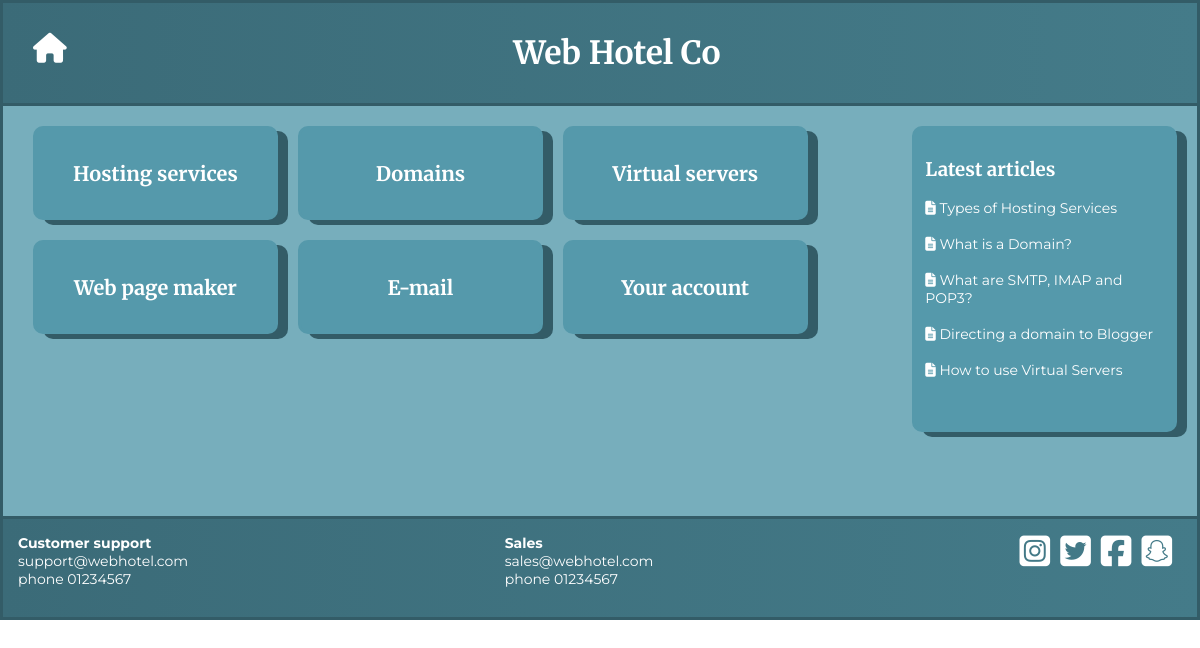
The page / on the database its author committed.
### tables this page shows
CREATE TABLE `categories` (
  `category_id` int(11) NOT NULL,
  `name` varchar(50) NOT NULL,
  `order_number` int(11) NOT NULL
);

CREATE TABLE `articles` (
  `article_id` int(11) NOT NULL,
  `title` varchar(200) NOT NULL,
  `text` text NOT NULL,
  `category_id` int(11) NOT NULL,
  `author` varchar(20) NOT NULL,
  `publish_date` date NOT NULL
);

### index.php (the view, shortened to what this page needs)
<!DOCTYPE html>
<html lang="en" dir="ltr">
  <head>
    <link rel="stylesheet" href="css/stylesheet.css">
  </head>
  <body>
    <div class="container">
    <?php include('header.php'); ?>
    <?php require_once('connection.php'); ?>
    <div class="category-container">
    <?php
    $sql = "SELECT name, category_id  FROM Categories ORDER BY order_number";
    $result = $conn->query($sql);
    if ($result->num_rows > 0) {
    	 while($row = $result->fetch_assoc()) {
         echo ('<div class="category">
                <a href="support-articles.php?categoryID='.$row["category_id"].'"> <h2>'.$row["name"].'</h2></a>
                </div>');
    	 }
    }
    ?>
    </div>
  <?php include('latest-articles.php'); ?>
  <?php include('footer.php'); ?>
    </div>
  </body>
</html>

### header.php (shortened to what this page needs)
<!DOCTYPE html>
<html lang="en" dir="ltr">
  <head>
  </head>
  <body>
    <div class="header">
    <h1 class="title">
      <a href="index.php"><i class="fa-solid fa-house"></i></a>
      Web Hotel Co</h1>
    </div>
  </body>
</html>

### latest-articles.php
<!DOCTYPE html>
<html lang="en" dir="ltr">
  <head>
  </head>
  <body>
    <?php require_once('connection.php') ; ?>
    <div class="right-column">
      <h3>Latest articles</h3>
      <?php
      $sql = "SELECT title, article_id FROM articles ORDER BY publish_date DESC LIMIT 10";
      $result = $conn->query($sql);
      if ($result->num_rows > 0) {
         while($row = $result->fetch_assoc()) {
             echo ' <a href="article.php?articleID='.$row["article_id"].'"><i class="fa-solid fa-file-lines"></i> '.$row["title"].'</a> <br><br>';
         }
      }
       ?>
    </div>
  </body>
</html>

### footer.php (shortened to what this page needs)
<!DOCTYPE html>
<html lang="en" dir="ltr">
<head>
</head>
  <body>
    <div class="footer">
      <div class="footer-info">
      <p><b>Customer support </b></p>
        <p>support@webhotel.com</p>
        <p>phone 01234567</p>
      </div>
      <div class="footer-info">
      <p><b>Sales</b></p>
      <p>sales@webhotel.com</p>
      <p>phone 01234567</p>
      </div>
      <div class="footer-info icons">
      <a href="https://www.instagram.com/"> <i class="fa-brands fa-square-instagram"></i></a>
      <a href="https://twitter.com/"> <i class="fa-brands fa-square-twitter"></i></a>
      <a href="https://www.facebook.com/"><i class="fa-brands fa-square-facebook"></i></a>
      <a href="https://www.snapchat.com/"><i class="fa-brands fa-square-snapchat"></i></a>
      </div>
    </div>
  </body>
</html>

### css/stylesheet.css (style rules this page uses)
body { margin: 0; }
.container { border-style: solid; background-color: #77aebc; border-color: #335c67; }
.header { margin-bottom: 10px; background-image: linear-gradient(to right, #3b6b78, #447b89); border-style: none none solid none; padding: 10px; border-color: #335c67; }
.title { text-align: center; margin: 0; color: white; }
.category-container { clear: both; float: left; }
.category { border-style: solid; margin: 10px; padding: 10px; float: left; background-color: #5599ab; border-color: #5599ab; border-radius: 10px; }
.category h2 { color: white; font-size: 20px; }
.right-column { float: left; border-style: solid; padding: 10px; margin: 10px; border-color: #5599ab; border-radius: 10px; background-color: #5599ab; }
.right-column h3 { color: white; }
.footer { clear: both; border-top-style: solid; padding: 10px; background-image: linear-gradient(to right, #3b6b78, #447b89); color: white; border-color: #335c67; }
a { text-decoration: none; color: white; }
p, a { font-family: 'Montserrat', sans-serif; font-size: 14px; }
h1, h2, h3 { font-family: 'Merriweather', serif; color: #335c67; }
.fa-house { font-size: 30px; float: left; text-align: center; color: white; }
.fa-brands { color: white; }
@media screen and (min-width: 320px) { .title { padding: 20px; } }
@media screen and (min-width: 320px) { .category-container { width: 85%; margin: 10px; } }
@media screen and (min-width: 320px) { .category { width: 100%; margin: 10px 0 10px 0; text-align: center; box-shadow: 5px 5px #335c67; } }
@media screen and (min-width: 320px) { .right-column { width: 85%; margin-bottom: 20px; min-height: 200px; box-shadow: 5px 5px #335c67; } }
@media screen and (min-width: 320px) { .footer { height: 190px; margin: 0; } }
@media screen and (min-width: 320px) { .footer-info p { margin: 0; } }
@media screen and (min-width: 320px) { .footer-info { width: 100%; margin: 10px; } }
@media screen and (min-width: 320px) { .fa-brands { font-size: 35px; margin-right: 5px; } }
@media screen and (min-width: 530px) { .category-container { width: 50%; margin-top: 0; } }
@media screen and (min-width: 530px) { .category { width: 70%; margin-left: 20px; padding: 20px; box-shadow: 10px 5px #335c67; } }
@media screen and (min-width: 530px) { .right-column { margin-right: 20px; min-height: 280px; width: 30%; float: right; box-shadow: 10px 5px #335c67; } }
@media screen and (min-width: 530px) { .footer { height: 78px; flex-direction: row; display: flex; justify-content: space-between; } }
@media screen and (min-width: 530px) { .footer-info { margin:5px; } }
@media screen and (min-width: 530px) { .icons { display: flex; justify-content: flex-end; width: 40%; height: 30%; } }
@media screen and (min-width: 800px) { .category-container { width: 65%; margin-right: 0; min-height:390px; } }
@media screen and (min-width: 800px) { .category { width: 35%; } }
@media screen and (min-width: 800px) { .right-column { width: 25%; } }
@media screen and (min-width: 800px) { .icons { flex-wrap: nowrap; } }
@media screen and (min-width: 800px) { .fa-brands { font-size: 35px; margin-right: 10px; } }
@media screen and (min-width: 1000px) { .category-container { width: 70%; } }
@media screen and (min-width: 1000px) { .category { width: 25%; margin-right: 0; padding: 15px; } }
@media screen and (min-width: 1000px) { .right-column { width: 20%; } }

### rows shown on the page
categories: name "Hosting services"
categories: name "Domains"
categories: name "Virtual servers"
categories: name "Web page maker"
categories: name "E-mail"
categories: name "Your account"
articles: title "Types of Hosting Services"
articles: title "What is a Domain?"
articles: title "What are SMTP, IMAP and POP3?"
articles: title "Directing a domain to Blogger"
articles: title "How to use Virtual Servers"
